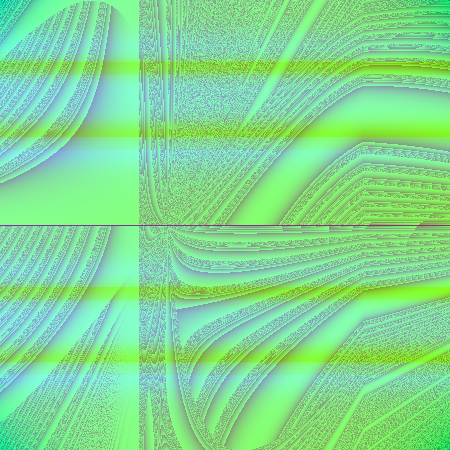
#> input picture imagemanipulation/image-0.png, 450 x 450 px
$ jupyter execute Collage.ipynb
#> lines starting #> are read from the running program, lines starting #| are printed output that depends on the picture
[cell 1]
import cv2
import numpy as np

[cell 2]
# Image 01

photo = cv2.imread('image-0.png')
#> photo is the input picture: shape (450, 450, 3); mean B, G, R 145.9, 217.6, 129.5
cv2.imshow("Photo", photo)
cv2.waitKey()
cv2.destroyAllWindows()

[cell 3]
# Image 02

photo1 = cv2.imread('image-1.png')
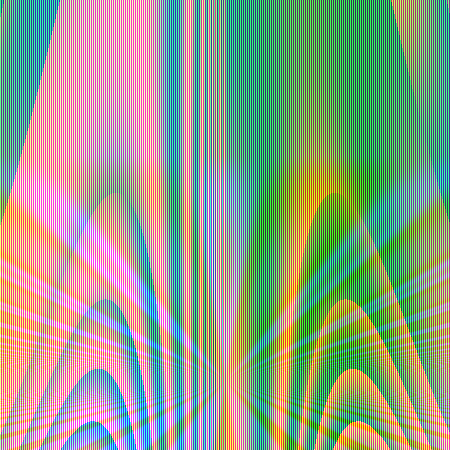
#> input picture imagemanipulation/image-1.png, 450 x 450 px
#> photo1 is the input picture: shape (450, 450, 3); mean B, G, R 139.2, 153.8, 150.1
cv2.imshow("Photo", photo1)
cv2.waitKey()
cv2.destroyAllWindows()

[cell 4]
# Image 03

photo2 = cv2.imread('image-2.png')
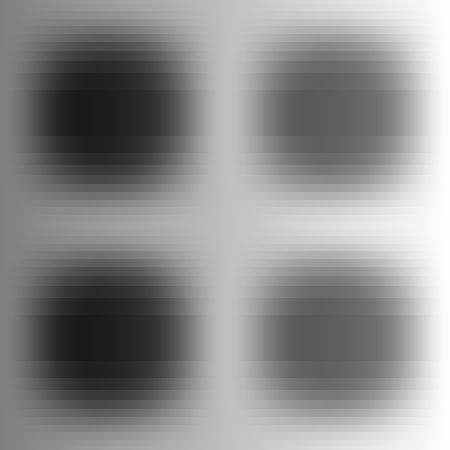
#> input picture imagemanipulation/image-2.png, 450 x 450 px
#> photo2 is the input picture: shape (450, 450, 3); min 25, max 254, mean 140.9
cv2.imshow("Photo", photo2)
cv2.waitKey()
cv2.destroyAllWindows()

[cell 5]
# Image 04

photo3 = cv2.imread('image-3.png')
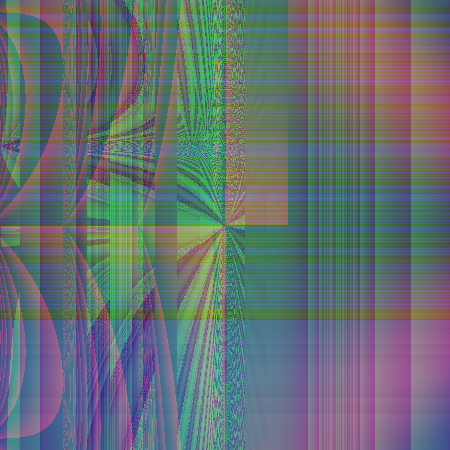
#> input picture imagemanipulation/image-3.png, 450 x 450 px
#> photo3 is the input picture: shape (450, 450, 3); mean B, G, R 113.1, 111.4, 101.6
cv2.imshow("Photo", photo3)
cv2.waitKey()
cv2.destroyAllWindows()

[cell 6]
# Resizing and Creating first horizontal Collage

photo = cv2.resize(photo,(225,225))
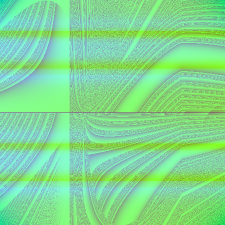
#> photo: shape (225, 225, 3); mean B, G, R 146.1, 217.8, 129.5
photo1 = cv2.resize(photo1,(225,225))
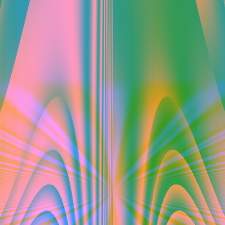
#> photo1: shape (225, 225, 3); mean B, G, R 139.3, 154, 150.3
Hcollage = np.hstack([photo,photo1])
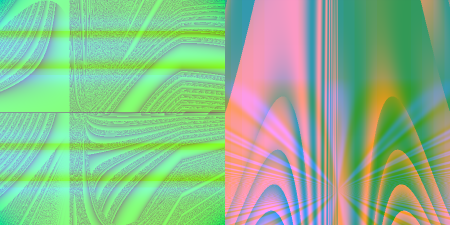
#> Hcollage: shape (225, 450, 3); mean B, G, R 142.7, 185.9, 139.9
cv2.imshow("Photo", Hcollage)
cv2.waitKey()
cv2.destroyAllWindows()

[cell 7]
# Resizing and Creating second horizontal Collage

photo2 = cv2.resize(photo2,(225,225))
#> photo2: shape (225, 225, 3)
photo3 = cv2.resize(photo3,(225,225))
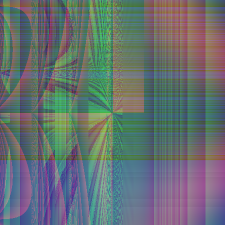
#> photo3: shape (225, 225, 3); mean B, G, R 113.3, 111.6, 101.7
Hcollage1 = np.hstack([photo2,photo3])
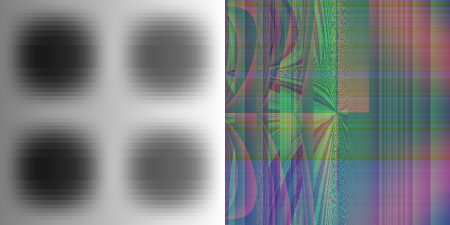
#> Hcollage1: shape (225, 450, 3); mean B, G, R 127.2, 126.3, 121.4
cv2.imshow("Photo", Hcollage1)
cv2.waitKey()
cv2.destroyAllWindows()

[cell 8]
# Merging both collage

final_collage = np.vstack([Hcollage,Hcollage1])
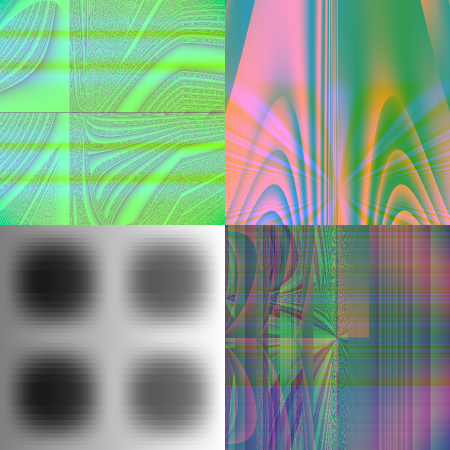
#> final_collage: shape (450, 450, 3); mean B, G, R 135, 156.1, 130.7
cv2.imshow("Photo", final_collage)
cv2.waitKey()
cv2.destroyAllWindows()
